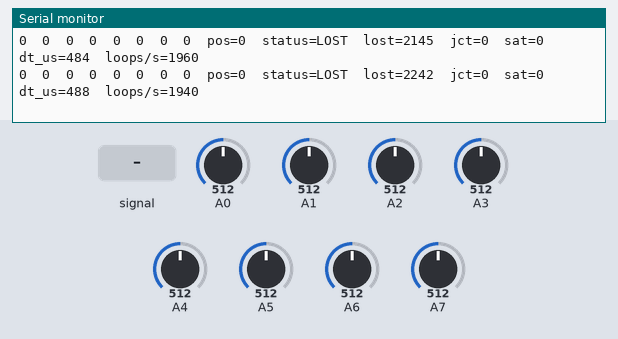
Recording of a sketch running on a simulated Arduino Nano, built with avr-gcc and run on an emulated ATmega328P. On the bench: the last lines printed to the serial monitor. Inputs (shaded band) come from the test bench; at power-on: A0 = 512, A1 = 512, A2 = 512, A3 = 512, A4 = 512, A5 = 512, A6 = 512, A7 = 512.

Above: at 5.2 s.
5.3 s: A0 fed a 200 Hz sine of ±81 counts around its level
At 5.33 s:
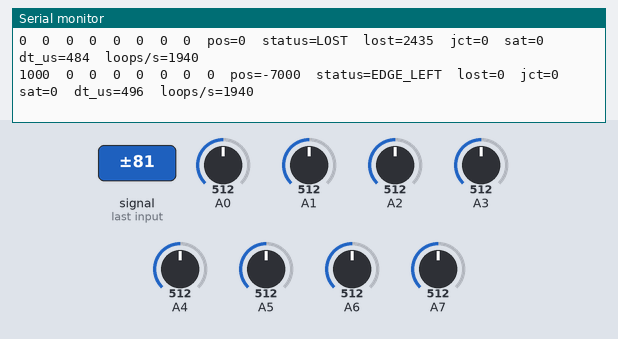
6.8 s: A1 fed a 200 Hz sine of ±81 counts around its level
At 6.83 s:
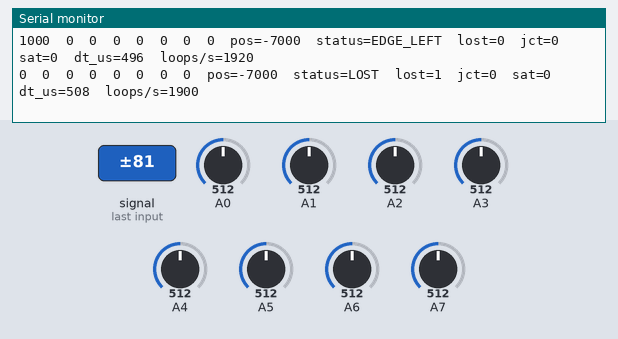
8.3 s: A0 set to 30
At 8.33 s:
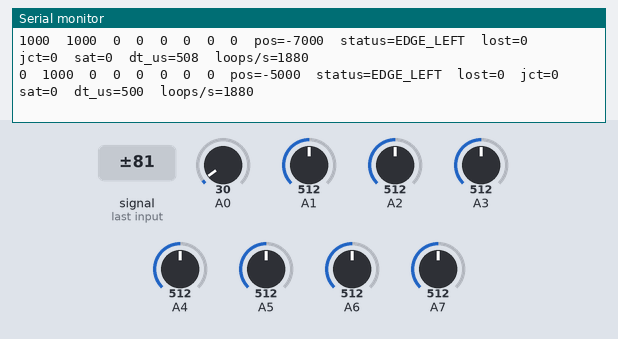
9.8 s: A1 set to 30
At 9.83 s:
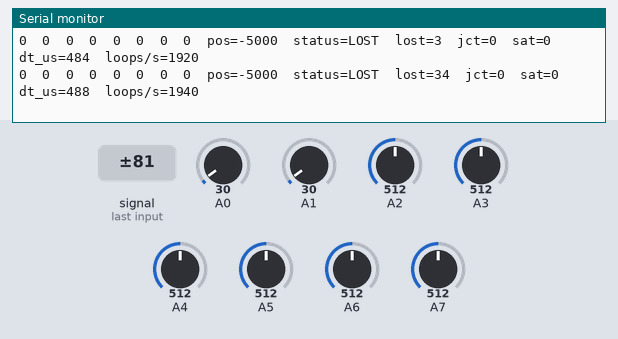
11.3 s: A2 fed a 200 Hz sine of ±81 counts around its level
At 12.83 s:
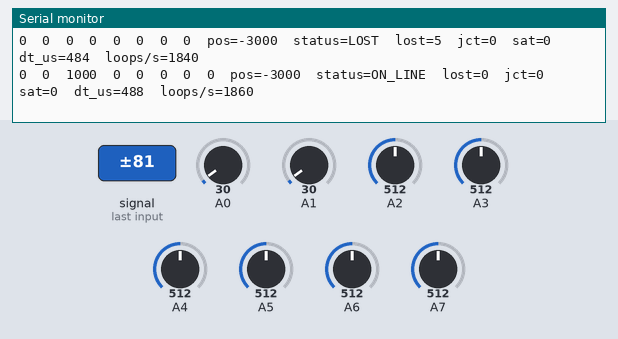
14.3 s: A2 set to 30
At 14.33 s:
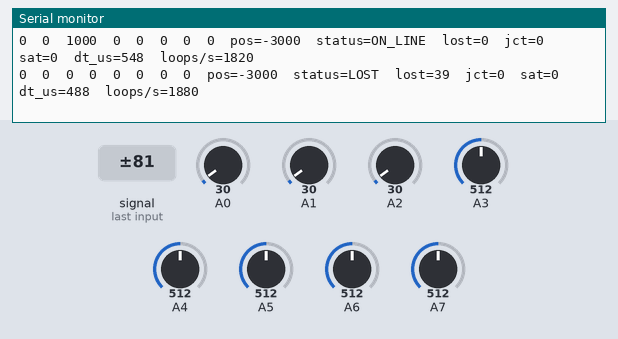

The sketch:

oculus_8.ino
```cpp
/*
  LazyDragon Oculus-8 analog IR sensor array
  ISR-Driven 8-Channel Line Sensor Reader v2  -  ATmega328P / Arduino Nano

  Same ISR-driven ADC scanning as v1: all 8 reflectance sensors on A0..A7 are
  scanned continuously in the background. The main loop NEVER blocks on
  analogRead(); it just reads the latest values out of a buffer.

  v2 changes over v1:
    1) Integer position. `position` is now an int16_t scaled 1000x, range
       -7000..+7000 (0 = centered). No floating point anywhere -> faster,
       deterministic loop timing for a fast PID.
    2) Status classification + cluster detection. Each update() reports one
       of: ON_LINE, EDGE_LEFT, EDGE_RIGHT, JUNCTION, LOST.
    3) Best-effort position in every state (see update()).

  This is a sensor-reading test harness only:
    1) on boot, sweep the array back and forth over the line for 4s
    2) then watch calibrated values, position, status, lost/junction counters,
       saturation flag, loop dt, and loop rate over Serial (115200 baud)

  Motors are intentionally NOT driven here. Feed `position` into your PID
  later. Channel order assumes A0=leftmost ... A7=rightmost; flip the
  weights if your wiring is mirrored.

  NOTE: while this sketch owns the ADC, do NOT call analogRead() anywhere -
  it would fight over ADMUX/ADCSRA with the ISR.
*/

#include <util/atomic.h>

// ---------------- Configuration ----------------
#define NUM_SENSORS       8      // number of sensors (A0..A7)
#define IS_BLACK_LINE     true   // true: dark line on light floor
#define ON_THRESHOLD      500    // calibrated value (0..1000) => "on line"
#define EDGE_SENSOR_COUNT 2      // cluster confined to outer this-many sensors => EDGE
#define POSITION_SCALE    1000L  // position scaling factor (integer math)

// Linear, symmetric weights left(-) to right(+); used for the centroid.
const int8_t SENSOR_WEIGHT[NUM_SENSORS] = { -7, -5, -3, -1, 1, 3, 5, 7 };

// Line-loss / line-layout classification.
enum SensorStatus {
  ON_LINE,     // single cluster, safely inside the array -> centroid is valid
  EDGE_LEFT,   // single cluster confined to the leftmost sensors -> line off left edge
  EDGE_RIGHT,  // single cluster confined to the rightmost sensors -> line off right edge
  JUNCTION,    // two+ separated clusters -> ambiguous, main code decides the branch
  LOST         // no sensor sees the line
};

// ------------- ISR-shared variables -------------
volatile uint16_t adcRaw[NUM_SENSORS];  // latest raw reading per channel
volatile uint8_t  adcChannel = 0;       // channel currently being converted
volatile uint32_t frameCount = 0;       // +1 each time a full 8-ch scan finishes

// --------------- Calibration data ---------------
uint16_t minVal[NUM_SENSORS];
uint16_t maxVal[NUM_SENSORS];

// --------------- Derived outputs ----------------
uint16_t      calibrated[NUM_SENSORS];
int16_t       position        = 0;   // best-effort, scaled 1000x (-7000..+7000)
int16_t       lastGoodPosition = 0;  // last valid ON_LINE/EDGE_* position
SensorStatus  status          = LOST;
SensorStatus  lastStatus      = LOST;
bool          onLine          = false;
bool          saturated       = false;

// --------------- Bookkeeping --------------------
uint32_t lostFrames  = 0;           // consecutive frames in LOST
uint32_t junctions   = 0;           // rising-edge count of JUNCTION events
uint32_t lastPrintMs = 0;
uint32_t loopCounter = 0;
uint32_t lastMicros  = 0;

// Select an ADC channel while preserving the reference/ADLAR bits.
static inline void adcSelect(uint8_t ch) {
  ADMUX = (ADMUX & 0xF0) | (ch & 0x0F);
}

void adcSetup() {
  // AVcc reference, right-adjusted result, start on channel 0.
  ADMUX = (1 << REFS0);
  adcSelect(0);
  adcChannel = 0;

  // Enable ADC + ADC-complete interrupt. Prescaler /16 (ADPS=100) -> ~1 MHz
  // ADC clock -> ~13 us per conversion. ADATE stays 0: we re-trigger manually
  // in the ISR so each conversion reads exactly the channel we just selected
  // (avoids the free-running off-by-one channel problem).
  ADCSRA = (1 << ADEN) | (1 << ADIE) | (1 << ADPS2);

  // Disable digital input buffers on A0..A5 to cut noise/power.
  // (A6/A7 are analog-only and have no digital buffer.)
  DIDR0 = 0x3F;

  ADCSRA |= (1 << ADSC);  // kick off the first conversion
}

// Conversion complete: store result, advance channel, start the next read.
ISR(ADC_vect) {
  adcRaw[adcChannel] = ADC;         // reads ADCL then ADCH atomically

  adcChannel++;
  if (adcChannel >= NUM_SENSORS) {
    adcChannel = 0;
    frameCount++;
  }
  adcSelect(adcChannel);            // point mux at next channel BEFORE converting
  ADCSRA |= (1 << ADSC);            // start next conversion
}

// Copy the volatile buffer into a local array without an ISR tearing a value.
void snapshotRaw(uint16_t *dst) {
  ATOMIC_BLOCK(ATOMIC_RESTORESTATE) {
    for (uint8_t i = 0; i < NUM_SENSORS; i++) dst[i] = adcRaw[i];
  }
}

void resetCalibration() {
  for (uint8_t i = 0; i < NUM_SENSORS; i++) {
    minVal[i] = 1023;
    maxVal[i] = 0;
  }
}

void calibrate(uint16_t durationMs) {
  resetCalibration();
  uint16_t raw[NUM_SENSORS];
  uint32_t t0 = millis();
  while (millis() - t0 < durationMs) {
    snapshotRaw(raw);
    for (uint8_t i = 0; i < NUM_SENSORS; i++) {
      if (raw[i] < minVal[i]) minVal[i] = raw[i];
      if (raw[i] > maxVal[i]) maxVal[i] = raw[i];
    }
  }
}

// Build calibrated values (0..1000), integer position, and status.
void update() {
  uint16_t raw[NUM_SENSORS];
  snapshotRaw(raw);

  long    num         = 0;          // weighted sum (weight * calibrated)
  long    den         = 0;          // total calibrated brightness
  uint8_t countActive = 0;          // sensors over threshold
  uint8_t lIdx        = NUM_SENSORS; // leftmost active index
  uint8_t rIdx        = 0;          // rightmost active index

  saturated = false;

  for (uint8_t i = 0; i < NUM_SENSORS; i++) {
    if (raw[i] <= 2 || raw[i] >= 1021) saturated = true;

    int span = (int)maxVal[i] - (int)minVal[i];
    if (span < 1) span = 1;                        // guard a never-crossed channel
    long v = ((long)((int)raw[i] - (int)minVal[i]) * 1000L) / span;
    if (v < 0)    v = 0;
    if (v > 1000) v = 1000;
    if (!IS_BLACK_LINE) v = 1000 - v;              // flip polarity for a light line
    calibrated[i] = (uint16_t)v;

    if (calibrated[i] > ON_THRESHOLD) {
      if (i < lIdx) lIdx = i;
      if (i > rIdx) rIdx = i;
      countActive++;
      num += (long)SENSOR_WEIGHT[i] * (long)calibrated[i];
      den += calibrated[i];
    }
  }

  // ---- Classify the active-sensor pattern ----
  if (countActive == 0) {
    // No line visible.
    status = LOST;
    onLine = false;
    position = lastGoodPosition;                   // hold last known
  }
  else if ((rIdx - lIdx + 1) > countActive) {
    // A gap between active sensors => two+ separated clusters => junction.
    // Centroid here is meaningless; main code decides the branch.
    status = JUNCTION;
    onLine = true;
    position = lastGoodPosition;
  }
  else if (rIdx < EDGE_SENSOR_COUNT) {
    // Single cluster confined to the far-left sensors: line runs off left edge.
    status = EDGE_LEFT;
    onLine = true;
    position = (int16_t)((long)SENSOR_WEIGHT[lIdx] * POSITION_SCALE);
    lastGoodPosition = position;
  }
  else if (lIdx >= NUM_SENSORS - EDGE_SENSOR_COUNT) {
    // Single cluster confined to the far-right sensors: line runs off right edge.
    status = EDGE_RIGHT;
    onLine = true;
    position = (int16_t)((long)SENSOR_WEIGHT[rIdx] * POSITION_SCALE);
    lastGoodPosition = position;
  }
  else {
    // Single cluster inside the array: normal centroid.
    status = ON_LINE;
    onLine = true;
    if (den > 0) {
      position = (int16_t)((num * POSITION_SCALE) / den);
      lastGoodPosition = position;
    } else {
      position = lastGoodPosition;
    }
  }

  // ---- Bookkeeping ----
  if (status == LOST) {
    lostFrames++;
  } else {
    lostFrames = 0;
  }
  if (status == JUNCTION && lastStatus != JUNCTION) {
    junctions++;
  }
  lastStatus = status;
}

void printStatus(SensorStatus s) {
  switch (s) {
    case ON_LINE:    Serial.print(F("ON_LINE"));    break;
    case EDGE_LEFT:  Serial.print(F("EDGE_LEFT"));  break;
    case EDGE_RIGHT: Serial.print(F("EDGE_RIGHT")); break;
    case JUNCTION:   Serial.print(F("JUNCTION"));   break;
    case LOST:       Serial.print(F("LOST"));       break;
  }
}

void setup() {
  Serial.begin(115200);

  noInterrupts();
  adcSetup();
  interrupts();

  delay(10);                                      // let the buffer fill once

  Serial.println(F("Sweep the array across the line for 4 seconds..."));
  calibrate(4000);
  Serial.println(F("Calibration done."));

  lastMicros  = micros();
  lastPrintMs = millis();
}

void loop() {
  uint32_t now = micros();
  uint32_t dt  = now - lastMicros;                // real elapsed time, for your PID
  lastMicros = now;

  update();
  loopCounter++;

  // Print ~20x/sec so Serial traffic doesn't throttle the loop.
  if (millis() - lastPrintMs >= 50) {
    lastPrintMs = millis();

    for (uint8_t i = 0; i < NUM_SENSORS; i++) {
      Serial.print(calibrated[i]);
      Serial.print('\t');
    }
    Serial.print(F("pos="));      Serial.print(position);
    Serial.print(F("  status=")); printStatus(status);
    Serial.print(F("  lost="));   Serial.print(lostFrames);
    Serial.print(F("  jct="));    Serial.print(junctions);
    Serial.print(F("  sat="));    Serial.print(saturated);
    Serial.print(F("  dt_us="));  Serial.print(dt);
    Serial.print(F("  loops/s=")); Serial.print(loopCounter * 20); // 1000/50 = 20
    Serial.println();

    loopCounter = 0;
  }
}
```

Measured:
- after the input at 5.3 s, the serial monitor: prints a new line at once (image 1)
- after the input at 6.8 s, the serial monitor: prints a new line at once (image 2)
- after the input at 8.3 s, the serial monitor: prints a new line at once (image 3)
- after the input at 9.8 s, the serial monitor: prints a new line at once (image 4)
- after the input at 14.3 s, the serial monitor: prints a new line at once (image 6)
